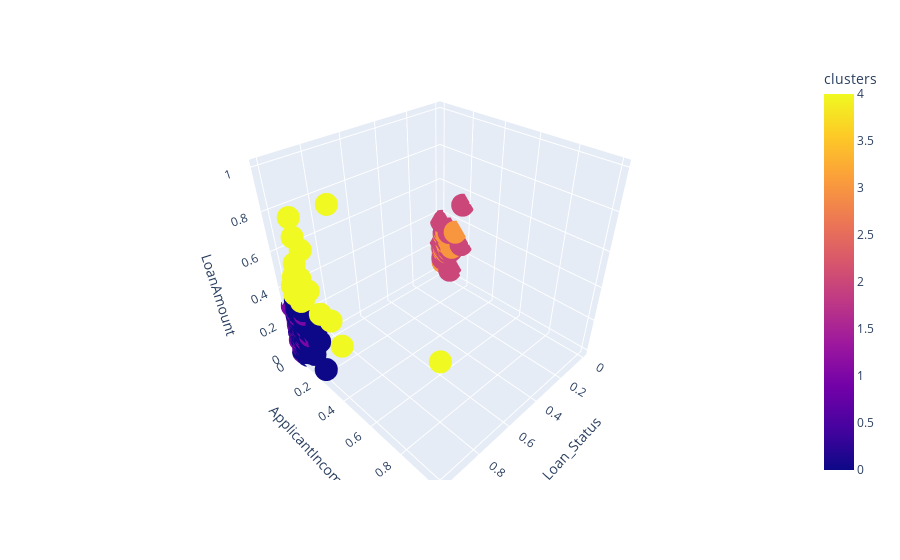

The cell this chart's notebook holds for it:
### Code cell
# visualize clusters
figure = px.scatter_3d(df_test,
                    color='clusters',
                    x="Loan_Status",
                    y="ApplicantIncome",
                    z="LoanAmount",            
                    category_orders = {"clusters": ["0", "1", "2", "3", "4"]}                    
                    )
figure.update_layout()
figure.show()

### Figure 1 — Plotly figure (JSON) as saved in the notebook; plotly's stock layout.template omitted (floating-point values rounded to 4 significant figures; data arrays with more than 128 entries replaced by an {"elided": "..."} marker saying what was removed)
{"data": [{"hovertemplate": "Loan_Status=%{x}<br>ApplicantIncome=%{y}<br>LoanAmount=%{z}<br>clusters=%{marker.color}<extra></extra>", "legendgroup": "", "marker": {"color": {"elided": "367 int values"}, "coloraxis": "coloraxis", "symbol": "circle"}, "mode": "markers", "name": "", "scene": "scene", "showlegend": false, "type": "scatter3d", "x": {"elided": "367 int values"}, "y": {"elided": "367 float values"}, "z": {"elided": "367 float values"}}], "layout": {"coloraxis": {"colorbar": {"title": {"text": "clusters"}}, "colorscale": [[0, "#0d0887"], [0.1111, "#46039f"], [0.2222, "#7201a8"], [0.3333, "#9c179e"], [0.4444, "#bd3786"], [0.5556, "#d8576b"], [0.6667, "#ed7953"], [0.7778, "#fb9f3a"], [0.8889, "#fdca26"], [1, "#f0f921"]]}, "legend": {"tracegroupgap": 0}, "margin": {"t": 60}, "scene": {"domain": {"x": [0, 1], "y": [0, 1]}, "xaxis": {"title": {"text": "Loan_Status"}}, "yaxis": {"title": {"text": "ApplicantIncome"}}, "zaxis": {"title": {"text": "LoanAmount"}}}}}
